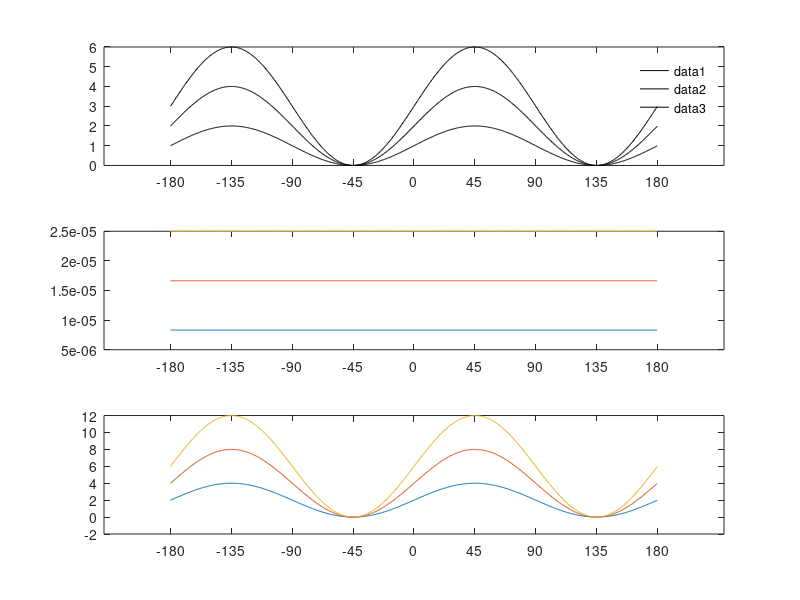
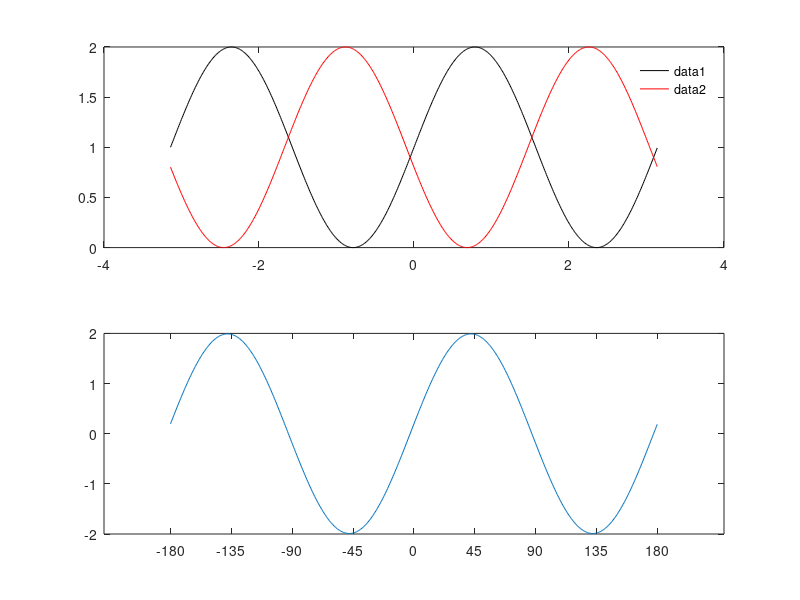

MATLAB code to generate these figures, in order:
close all
angles = -pi:0.01:pi;

%% normal
figure()
for n = 1:3;
    
    tuningR = n*sin(2*angles);
    tuningR = abs(min(tuningR))+n*sin(2*angles);

    tuningL = n*sin(2*(angles + pi/2));
    tuningL = abs(min(tuningL))+n*sin(2*angles);

    
    subplot(3,1,1)
    plot(angles,tuningR,'k')
    hold on
%     plot(angles,tuningL,'r')
    hold on
    legend right left
    legend boxoff
        set(gca,'XTick',[-pi,-3*pi/4,-pi/2,-pi/4,0,pi/4,pi/2,3*pi/4,pi]);
    set(gca,'XTickLabel',[-180,-135,-90,-45,0,45,90,135,180])
    
    difference = tuningR-tuningL;
    sum = tuningR + tuningL;
    subplot(3,1,2)
    plot(angles,difference)
    hold on
        set(gca,'XTick',[-pi,-3*pi/4,-pi/2,-pi/4,0,pi/4,pi/2,3*pi/4,pi]);
    set(gca,'XTickLabel',[-180,-135,-90,-45,0,45,90,135,180])
    
    subplot(3,1,3)
    plot(angles,sum)
    hold on
    set(gca,'XTick',[-pi,-3*pi/4,-pi/2,-pi/4,0,pi/4,pi/2,3*pi/4,pi]);
    set(gca,'XTickLabel',[-180,-135,-90,-45,0,45,90,135,180])
end


%% shifted
tuningR = 1+sin(2*angles);
tuningL = 1+sin(2*(angles + pi/2 + 0.1));
figure()
subplot(2,1,1)
plot(angles,tuningR,'k')
hold on
plot(angles,tuningL,'r')
legend right left
legend boxoff

subplot(2,1,2)
plot(angles,tuningR-tuningL)
set(gca,'XTick',[-pi,-3*pi/4,-pi/2,-pi/4,0,pi/4,pi/2,3*pi/4,pi]);
set(gca,'XTickLabel',[-180,-135,-90,-45,0,45,90,135,180])